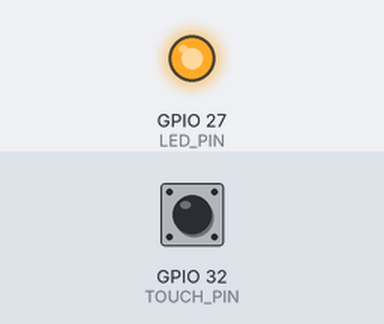
Bench run of a sketch on a simulated ESP32. On the bench: output pins drawn as LEDs (lit = HIGH). Inputs (shaded band) come from the test bench; at power-on: GPIO 32 (TOUCH_PIN) HIGH. What the sketch prints to the serial monitor is not drawn.

Above: at 0.1 s.
Timing chart, 0 to 1.6 s (numbered marks = the images above):
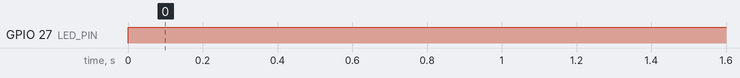

Measured:
- by itself, GPIO 27 (LED_PIN): LOW → HIGH at 0.00 s

The sketch:

CapacitiveSensorLEDDemo.ino
```cpp
// Turns an LED on when a capacitve sensor is touched
// Maintains the state until the touch is ended and a new touch
// is performed

// touch value for the capacitive sensor
#define TOUCH_ACTIVATED_VALUE 500

const int TOUCH_PIN = 32;
const int LED_PIN = 27;

bool wasSensorTouched = false;
bool isLEDOn = false;

void setup() {
  // put your setup code here, to run once:
  pinMode(LED_PIN, OUTPUT);
  Serial.begin(115200);
}

void loop() {
  // put your main code here, to run repeatedly:
  int sensedValue = touchRead(TOUCH_PIN);
  bool isCurrentlyTouched = (sensedValue <= TOUCH_ACTIVATED_VALUE) ? true : false;
  // If the sensor is touched, and it was previously not touched
  if (isCurrentlyTouched && wasSensorTouched != isCurrentlyTouched) {
    // Update the touch state
    wasSensorTouched = isCurrentlyTouched;

    // Toggle LED state
    isLEDOn = !isLEDOn;
  }

  // Update LED
  digitalWrite(LED_PIN, (isLEDOn) ? HIGH : LOW);

  // Print state
  Serial.print("0,2000");
  Serial.print(",");
  Serial.println(sensedValue);
  delay(10);
}
```
